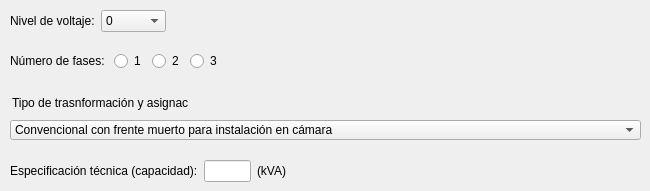
      <widget class="QWidget" name="tab_2">
       <attribute name="title">
        <string>Transformadores</string>
       </attribute>
       <widget class="QWidget" name="horizontalLayoutWidget">
        <property name="geometry">
         <rect>
          <x>10</x>
          <y>10</y>
          <width>241</width>
          <height>22</height>
         </rect>
        </property>
        <layout class="QHBoxLayout" name="horizontalLayout">
         <item>
          <widget class="QLabel" name="label_9">
           <property name="text">
            <string>Nivel de voltaje:</string>
           </property>
          </widget>
         </item>
         <item>
          <widget class="QComboBox" name="comboBox_2">
           <item>
            <property name="text">
             <string>0</string>
            </property>
           </item>
           <item>
            <property name="text">
             <string>120</string>
            </property>
           </item>
           <item>
            <property name="text">
             <string>240</string>
            </property>
           </item>
           <item>
            <property name="text">
             <string>6300</string>
            </property>
           </item>
           <item>
            <property name="text">
             <string>13800</string>
            </property>
           </item>
           <item>
            <property name="text">
             <string>22000</string>
            </property>
           </item>
          </widget>
         </item>
         <item>
          <spacer name="horizontalSpacer_14">
           <property name="orientation">
            <enum>Qt::Horizontal</enum>
           </property>
           <property name="sizeHint" stdset="0">
            <size>
             <width>40</width>
             <height>20</height>
            </size>
           </property>
          </spacer>
         </item>
        </layout>
       </widget>
       <widget class="QWidget" name="horizontalLayoutWidget_2">
        <property name="geometry">
         <rect>
          <x>10</x>
          <y>50</y>
          <width>241</width>
          <height>22</height>
         </rect>
        </property>
        <layout class="QHBoxLayout" name="horizontalLayout_3">
         <item>
          <widget class="QLabel" name="label_10">
           <property name="text">
            <string>Número de fases: </string>
           </property>
          </widget>
         </item>
         <item>
          <widget class="QRadioButton" name="radioButton_3">
           <property name="text">
            <string>1</string>
           </property>
          </widget>
         </item>
         <item>
          <widget class="QRadioButton" name="radioButton_4">
           <property name="text">
            <string>2</string>
           </property>
          </widget>
         </item>
         <item>
          <widget class="QRadioButton" name="radioButton_5">
           <property name="text">
            <string>3</string>
           </property>
          </widget>
         </item>
         <item>
          <spacer name="horizontalSpacer_15">
           <property name="orientation">
            <enum>Qt::Horizontal</enum>
           </property>
           <property name="sizeHint" stdset="0">
            <size>
             <width>40</width>
             <height>20</height>
            </size>
           </property>
          </spacer>
         </item>
        </layout>
       </widget>
       <widget class="QWidget" name="horizontalLayoutWidget_4">
        <property name="geometry">
         <rect>
          <x>10</x>
          <y>160</y>
          <width>277</width>
          <height>22</height>
         </rect>
        </property>
        <layout class="QHBoxLayout" name="horizontalLayout_5">
         <item>
          <widget class="QLabel" name="label_12">
           <property name="text">
            <string>Especificación técnica (capacidad):</string>
           </property>
          </widget>
         </item>
         <item>
          <widget class="QLineEdit" name="lineEdit_7"/>
         </item>
         <item>
          <widget class="QLabel" name="label_13">
           <property name="text">
            <string>(kVA)</string>
           </property>
          </widget>
         </item>
        </layout>
       </widget>
       <widget class="QComboBox" name="comboBox_3">
        <property name="geometry">
         <rect>
          <x>10</x>
          <y>120</y>
          <width>631</width>
          <height>20</height>
         </rect>
        </property>
        <item>
         <property name="text">
          <string>Convencional con frente muerto para instalación en cámara</string>
         </property>
        </item>
        <item>
         <property name="text">
          <string>Sumergible para instalación en cámara</string>
         </property>
        </item>
        <item>
         <property name="text">
          <string>Seco para instalación en cámara </string>
         </property>
        </item>
        <item>
         <property name="text">
          <string>Pedestal o padmounted para instalación exterior </string>
         </property>
        </item>
        <item>
         <property name="text">
          <string>Banco de 2 transformadores tipo convencional, conexión Y abierta, Delta, para instalación interior (en cabina o cámara)</string>
         </property>
        </item>
        <item>
         <property name="text">
          <string>Banco de 3 transformadores tipo convencIonal, conexión Delta, Y, para instalación interior (en cabina o cámara) </string>
         </property>
        </item>
       </widget>
       <widget class="QLabel" name="label_11">
        <property name="geometry">
         <rect>
          <x>12</x>
          <y>95</y>
          <width>176</width>
          <height>16</height>
         </rect>
        </property>
        <property name="text">
         <string>Tipo de trasnformación y asignación:</string>
        </property>
       </widget>
      </widget>
